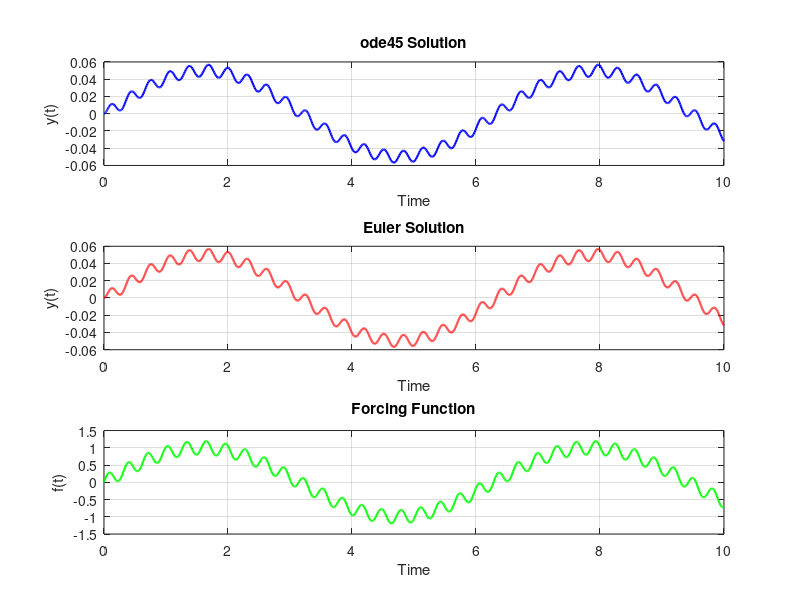

Source code (MATLAB):
% Multi-scale forced oscillator system
% y' + 20y = slow_oscillation + fast_oscillation
% The large coefficient of y makes the homogeneous part stiff
% while the forcing combines slow and fast dynamics

function demo_forced_oscillator()
    % Parameters for the system
    tspan = [0 10];  % Show several periods of slow oscillation
    y0 = 0;         % Initial condition
    
    % Solve using ode45
    [t_ode45, y_ode45] = ode45(@forced_system, tspan, y0);
    
    % Solve using Euler method
    dt = 0.001;     % Try different step sizes to show stability issues
    t_euler = tspan(1):dt:tspan(2);
    y_euler = zeros(size(t_euler));
    y_euler(1) = y0;
    
    for i = 1:length(t_euler)-1
        dydt = forced_system(t_euler(i), y_euler(i));
        y_euler(i+1) = y_euler(i) + dt * dydt;
    end
    
    % Plot results
    figure;
    subplot(3,1,1);
    plot(t_ode45, y_ode45, 'b-', 'LineWidth', 1.5);
    title('ode45 Solution');
    xlabel('Time');
    ylabel('y(t)');
    grid on;
    
    subplot(3,1,2);
    plot(t_euler, y_euler, 'r-', 'LineWidth', 1.5);
    title('Euler Solution');
    xlabel('Time');
    ylabel('y(t)');
    grid on;
    
    % Plot forcing function separately for comparison
    t_dense = linspace(tspan(1), tspan(2), 1000);
    f_t = forcing(t_dense);
    subplot(3,1,3);
    plot(t_dense, f_t, 'g-', 'LineWidth', 1.5);
    title('Forcing Function');
    xlabel('Time');
    ylabel('f(t)');
    grid on;
end

function dydt = forced_system(t, y)
    % System: y' + 20y = f(t)
    % Rearranged as y' = -20y + f(t)
    dydt = -20*y + forcing(t);
end

function f = forcing(t)
    % Combine slow and fast oscillations
    slow_freq = 1;     % 1 rad/s
    fast_freq = 20;    % 20 rad/s
    
    % Slow oscillation with amplitude 1
    slow_term = sin(slow_freq * t);
    
    % Fast oscillation with smaller amplitude
    fast_term = 0.2 * sin(fast_freq * t);
    
    f = slow_term + fast_term;
end

% Optional function to analyze stability regions
function plot_stability_regions()
    % Compare stability regions for Euler and ode45 (RK4)
    z = linspace(-4, 1, 200);
    w = linspace(-4, 4, 200);
    [Z, W] = meshgrid(z, w);
    
    % Euler stability region: |1 + h*lambda| <= 1
    euler_region = abs(1 + (Z + 1i*W)) <= 1;
    
    % RK4 stability region
    zeta = 1 + (Z + 1i*W) + (Z + 1i*W).^2/2 + ...
           (Z + 1i*W).^3/6 + (Z + 1i*W).^4/24;
    rk4_region = abs(zeta) <= 1;
    
    figure;
    subplot(1,2,1);
    contourf(Z, W, euler_region);
    title('Euler Stability Region');
    xlabel('Re(h\lambda)');
    ylabel('Im(h\lambda)');
    colorbar;
    
    subplot(1,2,2);
    contourf(Z, W, rk4_region);
    title('RK4 Stability Region');
    xlabel('Re(h\lambda)');
    ylabel('Im(h\lambda)');
    colorbar;
end
